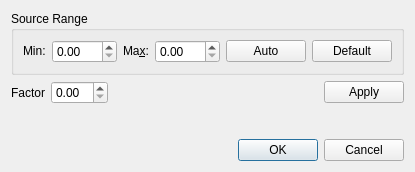
<?xml version="1.0" encoding="UTF-8"?>
<ui version="4.0">
 <class>TransformImageValueDialog</class>
 <widget class="QDialog" name="TransformImageValueDialog">
  <property name="geometry">
   <rect>
    <x>0</x>
    <y>0</y>
    <width>415</width>
    <height>172</height>
   </rect>
  </property>
  <property name="windowTitle">
   <string>Dialog</string>
  </property>
  <layout class="QVBoxLayout" name="verticalLayout">
   <item>
    <widget class="QGroupBox" name="sourceRangeGroupBox">
     <property name="title">
      <string>Source Range</string>
     </property>
     <layout class="QHBoxLayout" name="horizontalLayout_2">
      <item>
       <widget class="QLabel" name="rangeMinLabel">
        <property name="sizePolicy">
         <sizepolicy hsizetype="Fixed" vsizetype="Fixed">
          <horstretch>0</horstretch>
          <verstretch>0</verstretch>
         </sizepolicy>
        </property>
        <property name="text">
         <string>Min:</string>
        </property>
        <property name="buddy">
         <cstring>rangeMinSpinBox</cstring>
        </property>
       </widget>
      </item>
      <item>
       <widget class="QDoubleSpinBox" name="rangeMinSpinBox">
        <property name="mouseTracking">
         <bool>true</bool>
        </property>
       </widget>
      </item>
      <item>
       <widget class="QLabel" name="rangeMaxLabel">
        <property name="sizePolicy">
         <sizepolicy hsizetype="Fixed" vsizetype="Fixed">
          <horstretch>0</horstretch>
          <verstretch>0</verstretch>
         </sizepolicy>
        </property>
        <property name="text">
         <string>Ma&amp;x:</string>
        </property>
        <property name="buddy">
         <cstring>rangeMaxSpinBox</cstring>
        </property>
       </widget>
      </item>
      <item>
       <widget class="QDoubleSpinBox" name="rangeMaxSpinBox">
        <property name="mouseTracking">
         <bool>true</bool>
        </property>
       </widget>
      </item>
      <item>
       <widget class="QPushButton" name="autoRangePushButton">
        <property name="text">
         <string>Auto</string>
        </property>
       </widget>
      </item>
      <item>
       <widget class="QPushButton" name="defaultRangePushButton">
        <property name="text">
         <string>Default</string>
        </property>
       </widget>
      </item>
     </layout>
    </widget>
   </item>
   <item>
    <layout class="QHBoxLayout" name="horizontalLayout">
     <item>
      <widget class="QLabel" name="factorLabel">
       <property name="text">
        <string>Factor</string>
       </property>
      </widget>
     </item>
     <item>
      <widget class="QDoubleSpinBox" name="factorSpinBox">
       <property name="mouseTracking">
        <bool>true</bool>
       </property>
      </widget>
     </item>
     <item>
      <spacer name="horizontalSpacer">
       <property name="orientation">
        <enum>Qt::Horizontal</enum>
       </property>
       <property name="sizeHint" stdset="0">
        <size>
         <width>40</width>
         <height>20</height>
        </size>
       </property>
      </spacer>
     </item>
     <item>
      <widget class="QPushButton" name="applyPushButton">
       <property name="statusTip">
        <string>Apply transformation to source data</string>
       </property>
       <property name="whatsThis">
        <string>Apply transformation to source data</string>
       </property>
       <property name="text">
        <string>Apply</string>
       </property>
      </widget>
     </item>
    </layout>
   </item>
   <item>
    <spacer name="verticalSpacer_2">
     <property name="orientation">
      <enum>Qt::Vertical</enum>
     </property>
     <property name="sizeHint" stdset="0">
      <size>
       <width>20</width>
       <height>0</height>
      </size>
     </property>
    </spacer>
   </item>
   <item>
    <widget class="QDialogButtonBox" name="buttonBox">
     <property name="orientation">
      <enum>Qt::Horizontal</enum>
     </property>
     <property name="standardButtons">
      <set>QDialogButtonBox::Cancel|QDialogButtonBox::Ok</set>
     </property>
    </widget>
   </item>
  </layout>
 </widget>
 <resources/>
 <connections>
  <connection>
   <sender>buttonBox</sender>
   <signal>accepted()</signal>
   <receiver>TransformImageValueDialog</receiver>
   <slot>accept()</slot>
   <hints>
    <hint type="sourcelabel">
     <x>248</x>
     <y>254</y>
    </hint>
    <hint type="destinationlabel">
     <x>157</x>
     <y>274</y>
    </hint>
   </hints>
  </connection>
  <connection>
   <sender>buttonBox</sender>
   <signal>rejected()</signal>
   <receiver>TransformImageValueDialog</receiver>
   <slot>reject()</slot>
   <hints>
    <hint type="sourcelabel">
     <x>316</x>
     <y>260</y>
    </hint>
    <hint type="destinationlabel">
     <x>286</x>
     <y>274</y>
    </hint>
   </hints>
  </connection>
 </connections>
</ui>
